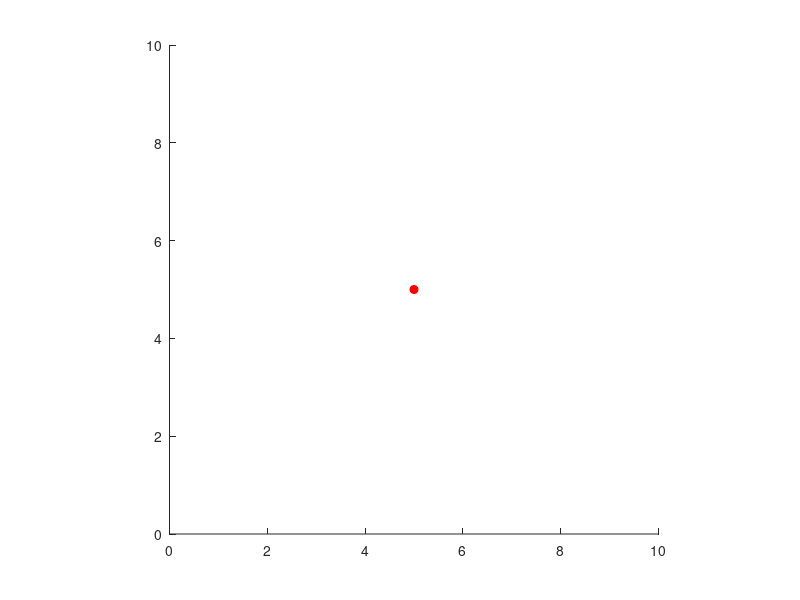

MATLAB code to generate this figure: (Note: this script raises an error after producing the figure.)
%set the oval hyper-parameters
    egg_params = struct();
    s = 0;
    egg_params.a = 3; egg_params.b = 2; egg_params.c = .15;
    %specify the position and orientation of the egg
    x0 = 5; y0 = 5; theta = 0;
    %set up the axis
    hold on; axis equal; axis square
    axis([0,10,0,10])
    %plot the origin of the egg frame
    plot(x0,y0,'ro','markerfacecolor','r');
    %compute the perimeter of the egg
    [V_list, G_list] = egg_func(linspace(0,1,100),x0,y0,theta,egg_params);
    %plot the perimeter of the egg
    plot(V_list(1,:),V_list(2,:),'k');
    %compute a single point along the egg (s=.8)
    %as well as the tangent vector at that point
    [V_single, G_single] = egg_func(s,x0,y0,theta,egg_params);
    %plot this single point on the egg
    plot(V_single(1),V_single(2),'ro','markerfacecolor','r');
    %plot this tangent vector on the egg
    vector_scaling = .1;
    tan_vec_x = [V_single(1),V_single(1)+vector_scaling*G_single(1)];
    tan_vec_y = [V_single(2),V_single(2)+vector_scaling*G_single(2)];
    plot(tan_vec_x,tan_vec_y,'g')